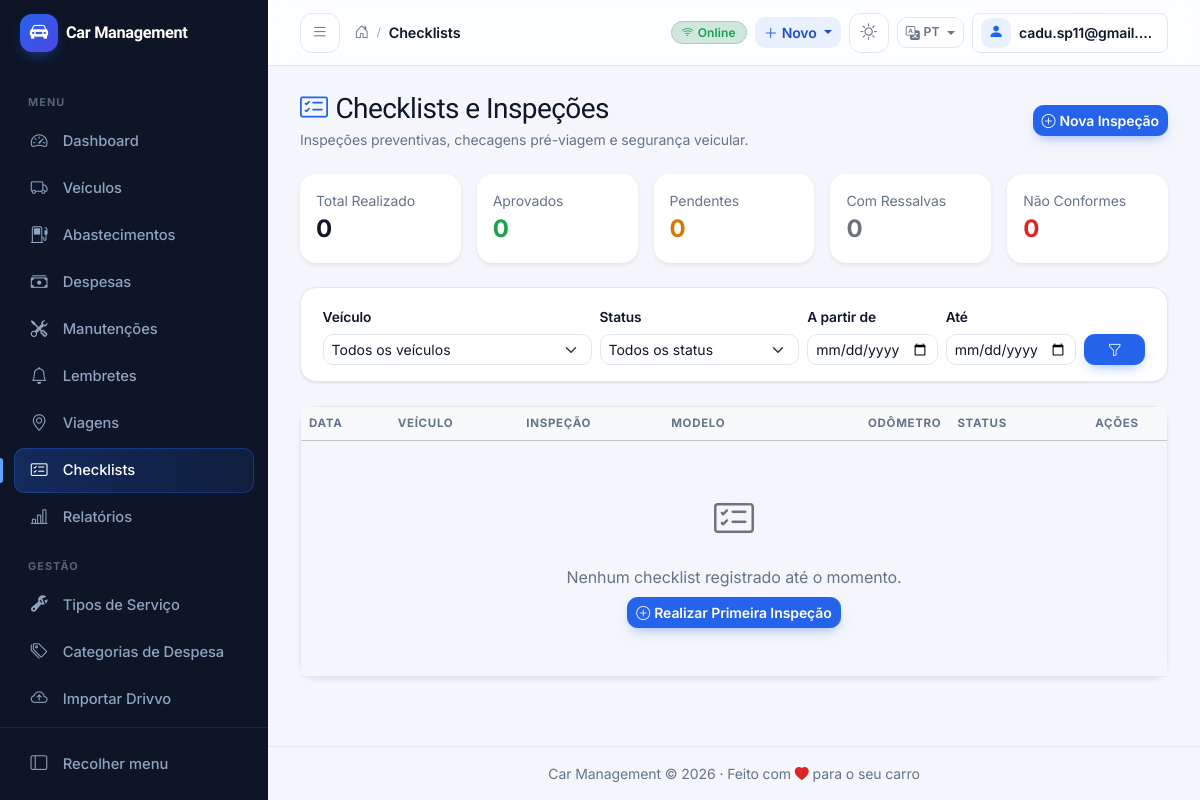
The app's page /checklists/ (signed in), older data.
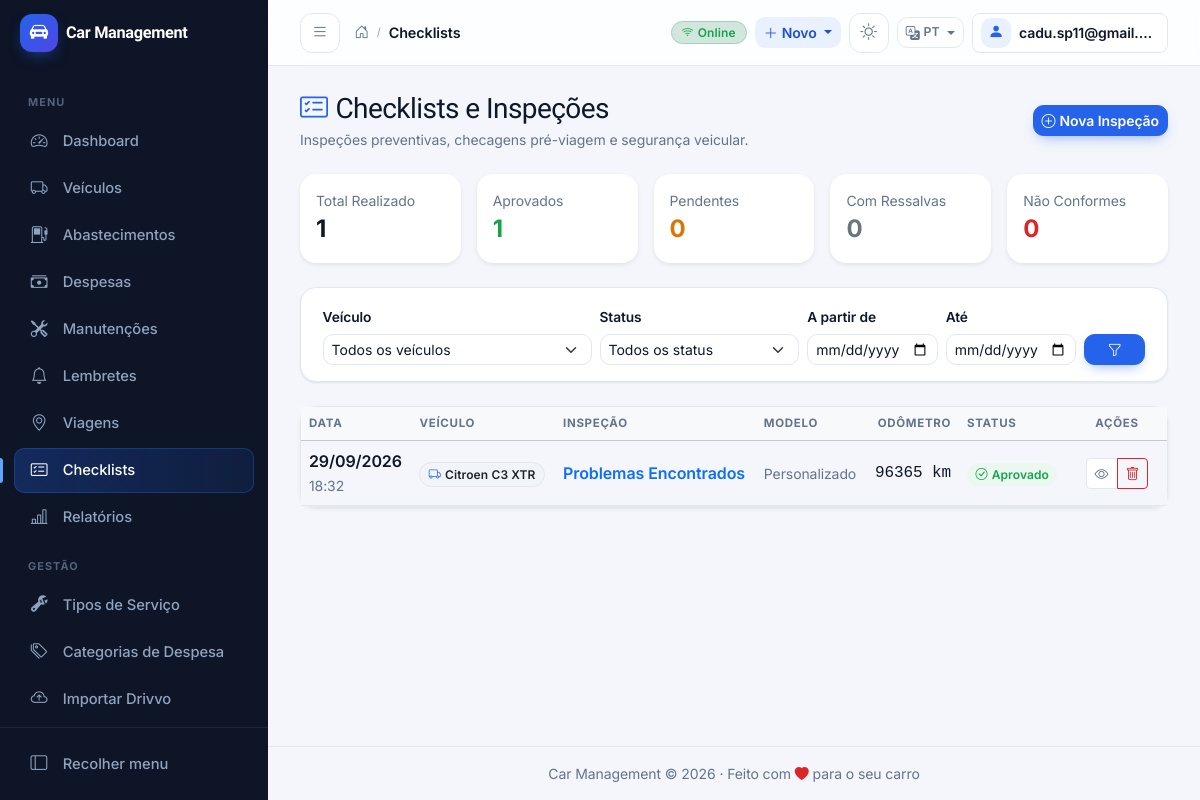
The same page, newer data.
### apps/checklists/models.py (models this page shows, shortened)
class ChecklistInspection(models.Model):
    id = models.UUIDField(primary_key=True, default=uuid.uuid4, editable=False)
    vehicle = models.ForeignKey(
        Vehicle,
        on_delete=models.CASCADE,
        related_name="checklists",
        verbose_name="Veículo",
    )
    template = models.ForeignKey(
        ChecklistTemplate,
        null=True,
        blank=True,
        on_delete=models.SET_NULL,
        related_name="inspections",
        verbose_name="Modelo Utilizado",
    )
    title = models.CharField(max_length=150, verbose_name="Título da Inspeção")
    odometer = models.PositiveIntegerField(null=True, blank=True, verbose_name="Odômetro (km)")
    checked_at = models.DateTimeField(default=timezone.now, verbose_name="Data/Hora da Inspeção")
    status = models.CharField(
        max_length=20,
        choices=InspectionStatus.choices,
        default=InspectionStatus.APPROVED,
        verbose_name="Status Geral",
    )
    notes = models.TextField(blank=True, verbose_name="Observações Gerais")
    created_at = models.DateTimeField(auto_now_add=True, verbose_name="Criado em")
    updated_at = models.DateTimeField(auto_now=True, verbose_name="Atualizado em")
    class Meta:
        verbose_name = "Inspeção / Checklist"
        verbose_name_plural = "Inspeções e Checklists"
        ordering = ["-checked_at"]
        indexes = [
            models.Index(fields=["vehicle", "checked_at"]),
            models.Index(fields=["vehicle", "status"]),
        ]

### apps/vehicles/models.py (models this page shows, shortened)
class Vehicle(models.Model):
    id = models.UUIDField(primary_key=True, default=uuid.uuid4, editable=False)
    owner_primary = models.ForeignKey(
        settings.AUTH_USER_MODEL,
        on_delete=models.CASCADE,
        related_name="vehicles",
        verbose_name=_("primary owner"),
    )
    name = models.CharField(_("name"), max_length=100)
    brand = models.CharField(_("brand"), max_length=100)
    model = models.CharField(_("model"), max_length=100)
    version = models.CharField(_("version"), max_length=100, blank=True)
    year = models.PositiveIntegerField(_("year"))
    plate = models.CharField(
        _("plate"),
        max_length=20,
        blank=True,
        help_text=_("Vehicle license plate"),
    )
    color = models.CharField(_("color"), max_length=50, blank=True)
    vehicle_type = models.CharField(
        _("vehicle type"),
        max_length=20,
        choices=VehicleType.choices,
        default=VehicleType.CAR,
    )
    fuel_control_type = models.CharField(
        _("fuel control type"),
        max_length=10,
        choices=FuelControlType.choices,
        default=FuelControlType.SINGLE,
    )
    initial_odometer = models.PositiveIntegerField(
        _("initial odometer"),
        default=0,
        help_text=_("Odometer reading when vehicle was added"),
    )
    current_odometer_cache = models.PositiveIntegerField(
        _("current odometer"),
        default=0,
        help_text=_("Cached current odometer reading (updated on each record)"),
    )
    is_active = models.BooleanField(_("active"), default=True)
    notes = models.TextField(_("notes"), blank=True)
    photo = models.ImageField(
        _("photo"),
        upload_to="vehicles/",
        blank=True,
        null=True,
    )
    created_at = models.DateTimeField(_("created at"), auto_now_add=True)
    updated_at = models.DateTimeField(_("updated at"), auto_now=True)
    class Meta:
        verbose_name = _("vehicle")
        verbose_name_plural = _("vehicles")
        db_table = "vehicles_vehicle"
        ordering = ["-created_at"]
        indexes = [
            models.Index(fields=["owner_primary", "is_active"]),
            models.Index(fields=["owner_primary", "name"]),
            models.Index(fields=["plate"]),
        ]

### apps/checklists/views.py (the view)
# urls.py: path("", views.ChecklistListView.as_view(), name="list"),
class ChecklistListView(LoginRequiredMixin, ListView):
    model = ChecklistInspection
    template_name = "checklists/checklist_list.html"
    context_object_name = "inspections"
    paginate_by = 20
    def get_queryset(self):
        qs = (
            ChecklistInspection.objects.filter(
                vehicle__owner_primary=self.request.user
            )
            .select_related("vehicle", "template")
            .order_by("-checked_at")
        )
        vehicle_id = self.request.GET.get("vehicle")
        if vehicle_id:
            qs = qs.filter(vehicle_id=vehicle_id)
        status = self.request.GET.get("status")
        if status:
            qs = qs.filter(status=status)
        date_start = self.request.GET.get("date_start")
        if date_start:
            qs = qs.filter(checked_at__date__gte=date_start)
        date_end = self.request.GET.get("date_end")
        if date_end:
            qs = qs.filter(checked_at__date__lte=date_end)
        return qs
    def get_context_data(self, **kwargs):
        context = super().get_context_data(**kwargs)
        qs = self.get_queryset()
        metrics = qs.aggregate(
            total=Count("id"),
            approved=Count("id", filter=Q(status=InspectionStatus.APPROVED)),
            pending=Count("id", filter=Q(status=InspectionStatus.PENDING)),
            warning=Count("id", filter=Q(status=InspectionStatus.WARNING)),
            rejected=Count("id", filter=Q(status=InspectionStatus.REJECTED)),
        )
        context["total_count"] = metrics["total"] or 0
        context["approved_count"] = metrics["approved"] or 0
        context["pending_count"] = metrics["pending"] or 0
        context["warning_count"] = metrics["warning"] or 0
        context["rejected_count"] = metrics["rejected"] or 0
        context["vehicles"] = Vehicle.objects.filter(
            owner_primary=self.request.user, is_active=True
        )
        context["statuses"] = InspectionStatus.choices
        context["selected_vehicle"] = self.request.GET.get("vehicle", "")
        context["selected_status"] = self.request.GET.get("status", "")
        context["date_start"] = self.request.GET.get("date_start", "")
        context["date_end"] = self.request.GET.get("date_end", "")
        return context

### templates/checklists/checklist_list.html (shortened to what the changed rows need)
{% extends "base.html" %}
{% block content %}
<div class="cm-page">
    <div class="d-flex flex-wrap justify-content-between align-items-center gap-2 mb-4">
        <div>
            <h1 class="h3 mb-1"><i class="bi bi-card-checklist me-2 text-primary"></i>Checklists e Inspeções</h1>
        </div>
    </div>
    <div class="row g-3 mb-4">
        <div class="col-6 col-md">
            <div class="card border-0 shadow-sm h-100">
                <div class="card-body p-3">
                    <div class="text-muted small">Total Realizado</div>
                    <div class="fs-4 fw-bold">{{ total_count }}</div>
                </div>
            </div>
        </div>
        <div class="col-6 col-md">
            <div class="card border-0 shadow-sm h-100">
                <div class="card-body p-3">
                    <div class="text-muted small">Aprovados</div>
                    <div class="fs-4 fw-bold text-success">{{ approved_count }}</div>
                </div>
            </div>
        </div>
    </div>
    <div class="card shadow-sm">
        <div class="d-none d-md-block">
            <div class="table-responsive">
            <table class="table table-hover align-middle mb-0">
                <thead class="table-light">
                    <tr>
                        <th>Data</th>
                        <th>Veículo</th>
                        <th>Inspeção</th>
                        <th>Modelo</th>
                        <th class="text-end">Odômetro</th>
                        <th>Status</th>
                        <th class="text-center" style="width: 100px;">Ações</th>
                    </tr>
                </thead>
                <tbody>
                    {% for ins in inspections %}
                    <tr>
                        <td>
                            <div class="fw-semibold">{{ ins.checked_at|date:"d/m/Y" }}</div>
                            <small class="text-muted">{{ ins.checked_at|time:"H:i" }}</small>
                        </td>
                        <td>
                            <span class="badge bg-light text-dark border">
                                <i class="bi bi-truck me-1 text-primary"></i>{{ ins.vehicle.name }}
                            </span>
                        </td>
                        <td class="fw-semibold">
                            <a href="{% url 'checklists:detail' ins.pk %}" class="text-decoration-none">
                                {{ ins.title }}
                            </a>
                        </td>
                        <td>
                            <small class="text-muted">{{ ins.template.name|default:"Personalizado" }}</small>
                        </td>
                        <td class="text-end font-monospace">
                            {% if ins.odometer %}{{ ins.odometer }} km{% else %}-{% endif %}
                        </td>
                        <td>
                            {% if ins.status == "approved" %}
                            <span class="badge bg-success bg-opacity-10 text-success"><i class="bi bi-check-circle me-1"></i>Aprovado</span>
                            {% elif ins.status == "pending" %}
                            <span class="badge bg-warning bg-opacity-10 text-warning"><i class="bi bi-clock-history me-1"></i>Pendente</span>
                            {% elif ins.status == "warning" %}
                            <span class="badge bg-warning bg-opacity-10 text-warning"><i class="bi bi-exclamation-triangle me-1"></i>Com Ressalvas</span>
                            {% elif ins.status == "rejected" %}
                            <span class="badge bg-danger bg-opacity-10 text-danger"><i class="bi bi-x-circle me-1"></i>Reprovado</span>
                            {% else %}
                            <span class="badge bg-secondary">{{ ins.get_status_display }}</span>
                            {% endif %}
                        </td>
                        <td class="text-center">
                            <div class="btn-group btn-group-sm">
                                <a href="{% url 'checklists:detail' ins.pk %}" class="btn btn-outline-secondary" title="Ver detalhes">
                                    <i class="bi bi-eye"></i>
                                </a>
                                <a href="{% url 'checklists:delete' ins.pk %}" class="btn btn-outline-danger" title="Excluir">
                                    <i class="bi bi-trash"></i>
                                </a>
                            </div>
                        </td>
                    </tr>
                    {% empty %}
                    <tr>
                        <td colspan="7" class="text-center py-5 text-muted">
                            <i class="bi bi-card-checklist fs-1 d-block mb-3 text-secondary"></i>
                            <p class="mb-2">Nenhum checklist registrado até o momento.</p>
                            <a href="{% url 'checklists:create' %}" class="btn btn-sm btn-primary">
                                <i class="bi bi-plus-circle me-1"></i>Realizar Primeira Inspeção
                            </a>
                        </td>
                    </tr>
                    {% endfor %}
                </tbody>
            </table>
        </div>
    </div>
    </div>
</div>
{% endblock %}

Row changes from the older to the newer data that the page shows:
added ChecklistInspection: checked_at "29/09/2026", checked_at "18:32", vehicle.name "Citroen C3 XTR", title "Problemas Encontrados", template.name "Personalizado", odometer "96365", status "approved" (drawn)
Text that changed along with them:
{{ total_count }}: "0" → "1"
{{ approved_count }}: "0" → "1"
text no longer shown: "Nenhum checklist registrado até o momento. Realizar Primeira Inspeção"
